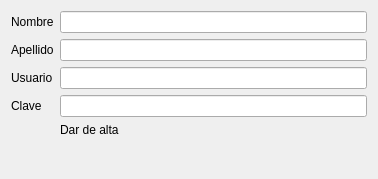
<?xml version="1.0" encoding="UTF-8"?>
<ui version="4.0">
 <class>Form</class>
 <widget class="QWidget" name="Form">
  <property name="geometry">
   <rect>
    <x>0</x>
    <y>0</y>
    <width>378</width>
    <height>179</height>
   </rect>
  </property>
  <property name="windowTitle">
   <string>Alta</string>
  </property>
  <layout class="QFormLayout" name="Alta">
   <item row="0" column="0">
    <widget class="QLabel" name="label">
     <property name="text">
      <string>Nombre</string>
     </property>
    </widget>
   </item>
   <item row="0" column="1">
    <widget class="QLineEdit" name="leNombre"/>
   </item>
   <item row="1" column="0">
    <widget class="QLabel" name="label_2">
     <property name="text">
      <string>Apellido</string>
     </property>
    </widget>
   </item>
   <item row="1" column="1">
    <widget class="QLineEdit" name="leApellido"/>
   </item>
   <item row="2" column="0">
    <widget class="QLabel" name="label_3">
     <property name="text">
      <string>Usuario</string>
     </property>
    </widget>
   </item>
   <item row="2" column="1">
    <widget class="QLineEdit" name="leUsuario"/>
   </item>
   <item row="3" column="0">
    <widget class="QLabel" name="label_4">
     <property name="text">
      <string>Clave</string>
     </property>
    </widget>
   </item>
   <item row="3" column="1">
    <widget class="QLineEdit" name="leClave"/>
   </item>
   <item row="4" column="1">
    <widget class="MiLabel" name="lAlta">
     <property name="text">
      <string>Dar de alta</string>
     </property>
    </widget>
   </item>
  </layout>
 </widget>
 <customwidgets>
  <customwidget>
   <class>MiLabel</class>
   <extends>QLabel</extends>
   <header>milabel.h</header>
  </customwidget>
 </customwidgets>
 <resources/>
 <connections/>
</ui>
